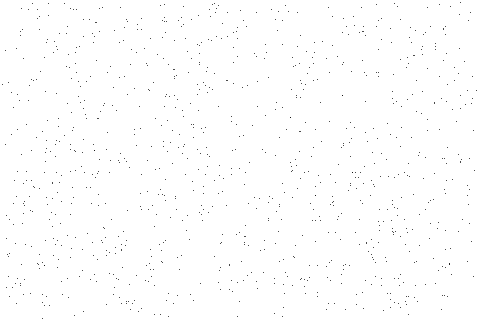
Frame 1 (no input)
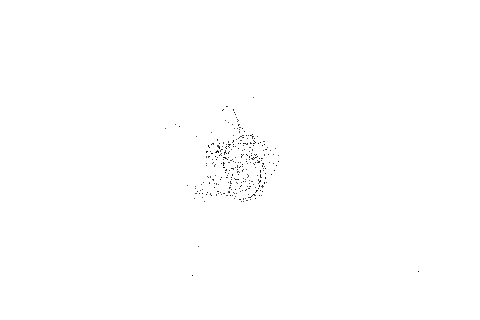
Frame 60 (the mouse pressed at the canvas centre just before this capture)
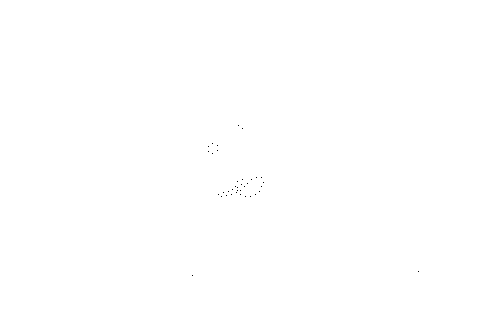
Frame 120 (the mouse held since frame 60 and released just before this capture)

The Processing sketch that drew these frames (run headless with seeded random() and noise(); from frame 60 on, the mouse is pressed at the canvas centre):

// Processing sketch: processing_90187
// ── processing_90187.pde

import java.util.ArrayList;

final int DOT_COUNT = 1000;
final int MOVING_IN_FLIP_COUNT = 120;
final int MOVING_OUT_FLIP_COUNT = 60;
final float MOVE_IN_VELOCITY = 5.0f;
final float MOVE_OUT_VELOCITY = 8.0f;
boolean movingIn = true;
int frame = 0;

public class Dot {
    private float x;
    private float y;
    private Dot target;
    private boolean isScattering;
    private float scatterX;
    private float scatterY;
    private float velocity;

    public Dot(float xPos, float yPos) {
        x = xPos;
        y = yPos;
        target = null;
        isScattering = false;
        scatterX = 0.0f;
        scatterY = 0.0f;
        velocity = MOVE_IN_VELOCITY;
    }

    public float getX() {
        return x;
    }

    public void setX(float xPos) {
        x = xPos;
    }

    public float getY() {
        return y;
    }

    public void setY(float yPos) {
        y = yPos;
    }

    public void setVelocity(float vel) {
        velocity = vel;
    }

    public void setTarget(Dot t) {
        target = t;
    }

    public void scatter() {
        isScattering = true;
        scatterX = random(-1, 1);
        scatterY = random(-1, 1);
    }

    public void regroup() {
        isScattering = false;
    }

    public void draw() {
        point(x, y);
        //if (target1 != null) {
            //line(x, y, target1.getX(), target1.getY());
        //}
    }

    public void update() {
        if(isScattering == true) {
            updateScatter();
        } else {
            updateGrouping();
        }

    }

    public void updateScatter() {
        x = x + scatterX * velocity;
        y = y + scatterY * velocity;

        if(x < 0) {
            x = -x;
            scatterX = -scatterX;
        } else if(x > width) {
            x = width - (x - width);
            scatterX = -scatterX;
        }

        if(y < 0) {
            y = -y;
            scatterY = -scatterY;
        } else if(y > height) {
            y = height- (y - height);
            scatterY = -scatterY;
        }
    }

    public void updateGrouping() {
        float destX = target.getX();
        float destY = target.getY();

        // If we are close enough to the destination then just move there
        float distance = sqrt(sq(destX - x) + sq(destY - y));
        if(distance <= velocity) {
            x = destX;
            y = destY;
            return;
        }

        float dirX = (destX - x) / distance;
        float dirY = (destY - y) / distance;

        x = x + dirX * velocity;
        y = y + dirY * velocity;
    }
}

ArrayList<Dot> dots;

void setup() {
    size(480, 320);
    colorMode(HSB, 100);

    dots = new ArrayList<Dot>();

    for(int i = 0; i < DOT_COUNT; i++) {
        dots.add(new Dot(random(0, width), random(0, height)));
    }

    for(int i = 0; i < DOT_COUNT; i++) {
        int targetId = i;
        while(targetId == i) {
            targetId = (int)floor(random(0, DOT_COUNT));
        }

        dots.get(i).setTarget(dots.get(targetId));
    }

    frame = 0;
}

void update() {
    for(int i = 0; i < DOT_COUNT; i++) {
        dots.get(i).update();
    }

    frame = frame + 1;

    if(movingIn == true) {
        if(frame > MOVING_IN_FLIP_COUNT) {
            for(int i = 0; i < DOT_COUNT; i++) {
                dots.get(i).scatter();
                dots.get(i).setVelocity(MOVE_OUT_VELOCITY);
            }
            movingIn = !movingIn;
            frame = 0;
        }
    } else {
        if(frame > MOVING_OUT_FLIP_COUNT) {
            for(int i = 0; i < DOT_COUNT; i++) {
                dots.get(i).regroup();
                dots.get(i).setVelocity(MOVE_IN_VELOCITY);
            }
            movingIn = !movingIn;
            frame = 0;
        }
    }
}

void draw() {
    update();

    background(0, 0, 100);

    for(int i = 0; i < DOT_COUNT; i++) {
        dots.get(i).draw();
    }
}
